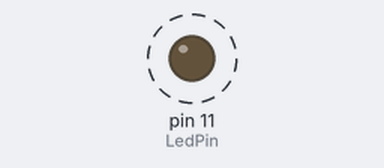
Recording of a program running on a simulated Raspberry Pi (header pin numbers). Parts: output pins drawn as LEDs (lit = HIGH). Dashed ring = blinking. What the program prints to the terminal is not drawn.

Above: at 0.2 s.
Timing chart, 0 to 3.0 s (numbered marks = the images above):
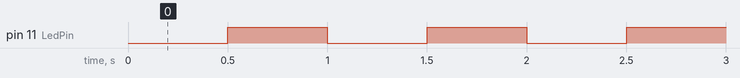

Measured:
- by itself, pin 11 (LedPin): alternates HIGH for 0.50 s and LOW for 0.50 s

The program:

BlinkingLED.py
```python
#!/usr/bin/env python
import RPi.GPIO as GPIO
import time

LedPin = 11    # pin11

GPIO.setmode(GPIO.BOARD)       # Numbers GPIOs by physical location
GPIO.setup(LedPin, GPIO.OUT)   # Set LedPin's mode is output
GPIO.output(LedPin, GPIO.HIGH) # Set LedPin high(+3.3V) to off led

try:
    while True:
        print '...led on'
        GPIO.output(LedPin, GPIO.LOW)  # led on
        time.sleep(0.5)
        print 'led off...'
        GPIO.output(LedPin, GPIO.HIGH) # led off
        time.sleep(0.5)
except KeyboardInterrupt:  			   # When 'Ctrl+C' is pressed, the flowing code will be  executed.
    GPIO.output(LedPin, GPIO.HIGH)     # led off
    GPIO.cleanup()                     # Release resource
```
